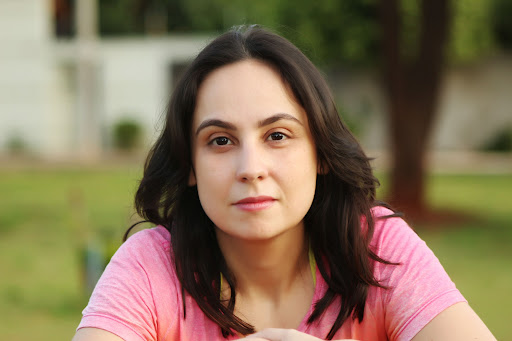
#> input picture Entrada/exemplo.jpg, 512 x 341 px, found by its file name; its folder holds only this picture in this run
$ jupyter execute 'Face detection.ipynb'
#> lines starting #> are read from the running program, lines starting #| are printed output that depends on the picture
[cell 1]
from IPython.core.display import display, HTML
display(HTML("<style>.container { width:100% !important; }</style>"))

[cell 2]
import cv2
import os
import re

[cell 3]
def draw_found_faces(detected, image, color: tuple):
    for (x, y, width, height) in detected:

        cv2.rectangle(image,(x, y),(x + width, y + height),color,thickness=2)

[cell 4]
def sorted_aphanumeric(data):
    convert = lambda text: int(text) if text.isdigit() else text.lower()
    alphanum_key = lambda key: [ convert(c) for c in re.split('([0-9]+)', key) ]
    return sorted(data, key=alphanum_key)

[cell 5]
data ='../Face detection/Entrada'

[cell 6]
samples =sorted_aphanumeric(os.listdir(data))
samples

[cell 7]
folder_output = '../Face detection/Saida/'

if os.path.isdir(folder_output):
    print("Folder Exist with that name!")
else:
    os.mkdir(folder_output)

[cell 8]
count=0
for i in samples:
    print("image:", i)
    count+=1

    M = os.path.join(data, i)

    original_image = cv2.imread(M)
#> original_image is the input picture: shape (341, 512, 3); mean B, G, R 87.3, 114, 132.8

    if original_image is not None:
        # Convert image to grayscale
        image = cv2.cvtColor(original_image, cv2.COLOR_BGR2GRAY)
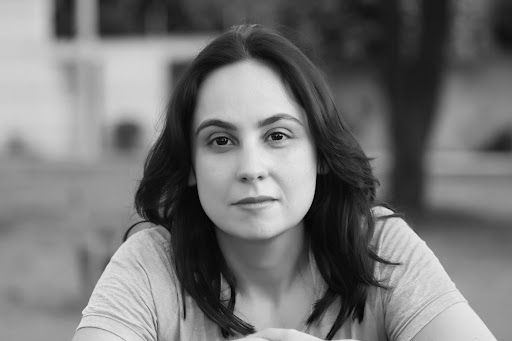
#> image: shape (341, 512); min 0, max 236, mean 116.6

        # Create Cascade Classifiers
        face_cascade = cv2.CascadeClassifier(cv2.data.haarcascades + "haarcascade_frontalface_default.xml")
        profile_cascade = cv2.CascadeClassifier(cv2.data.haarcascades + "haarcascade_profileface.xml")

        # Detect faces using the classifiers
        detected_faces = face_cascade.detectMultiScale(image=image, scaleFactor=1.3, minNeighbors=4)
#> detected_faces = [[169, 71, 166, 166]]
        detected_profiles = profile_cascade.detectMultiScale(image=image, scaleFactor=1.3, minNeighbors=4)
#> detected_profiles = ()

        # Filter out profiles
        profiles_not_faces = [x for x in detected_profiles if x not in detected_faces]
#> profiles_not_faces = []

        # Draw rectangles around faces on the original, colored image
        draw_found_faces(detected_faces, original_image, (0, 255, 0)) # RGB - green
#> the loop in draw_found_faces, `for (x, y, width, height) in detected: ` made 1 pass
        draw_found_faces(detected_profiles, original_image, (0, 0, 255)) # RGB - red

        cv2.imwrite(folder_output+str(count)+'_result.jpg',original_image)

    else:
        print(f'En error occurred while trying to load {path_to_image}')
